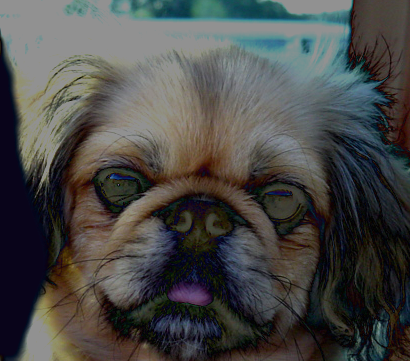
#> input picture dog.bmp, 410 x 361 px
$ python main.py
#> lines starting #> are read from the running program, lines starting #| are printed output that depends on the picture
### utils.py
import cv2
import numpy as np


# Path to image source
path = 'dog.bmp'

# Load image from path
image = cv2.imread(path)
#> image is the input picture: shape (361, 410, 3); mean B, G, R 70.8, 72.5, 72.5
new_image = image.copy()

# Global initializations of brightness and contast
current_brightness = 128
current_contrast = 128

def render_histogram(reference):
    # Split the image into its color channels
    channels = cv2.split(reference)
    colors = ['blue', 'green', 'red']
    channel_colors = [(255, 0, 0), (0, 255, 0), (0, 0, 255)]

    # Create a blank canvas to draw the histogram (might need to change dimensions later?)
    hist_canvas = np.zeros((300, 512, 3), dtype=np.uint8)

    for channel, color in zip(channels, channel_colors):
        # Calculate the histogram for each channel
        hist = cv2.calcHist([channel], [0], None, [256], [0, 256])

        # Normalize the histogram to fit in the canvas height
        cv2.normalize(hist, hist, 0, hist_canvas.shape[0], cv2.NORM_MINMAX)

        # Draw the histogram on the canvas
        for x in range(1, len(hist)):
            cv2.line(
                hist_canvas,
                (int((x - 1) * (512 / len(hist))), 300 - int(hist[x - 1])),
                (int(x * (512 / len(hist))), 300 - int(hist[x])),
                color, 2
            )
#> this loop made 3 passes
#> color on passes 1 to 3: (255, 0, 0), (0, 255, 0), (0, 0, 255)
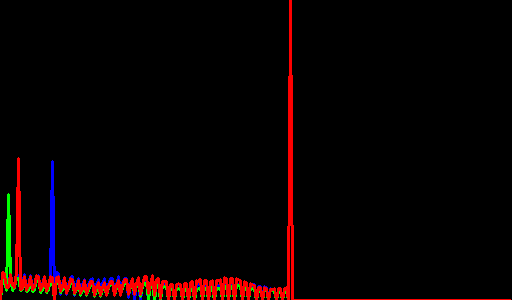
#> hist_canvas: shape (300, 512, 3); mean of channels 0, 1, 2 1.4, 1.4, 9.4; drawn as B, G, R

    return hist_canvas

def update_image():
    global new_image

    # Apply cumulative adjustments for brightness and contrast
    alpha = current_brightness / 128
    beta = current_contrast - 128
    new_image = cv2.convertScaleAbs(image, alpha = alpha, beta = beta)

    # Generate histograms
    image_hist = render_histogram(image)
    modified_hist = render_histogram(new_image)
#> the loop in render_histogram (call 2), `for channel, color in zip(channels, channel_colors):` made 3 passes

    # Resize histograms to match image dimensions
    height, width, _ = image.shape
#> height = 361; width = 410
    resized_image_hist = cv2.resize(image_hist, (width, height))
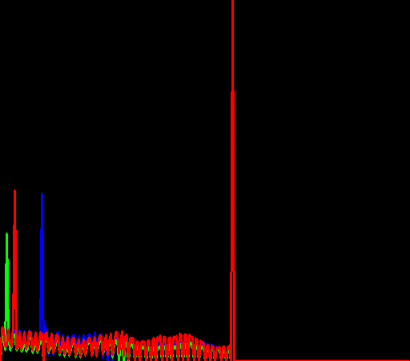
#> resized_image_hist: shape (361, 410, 3); mean of channels 0, 1, 2 1.4, 1.4, 9.4; drawn as B, G, R
    resized_modified_hist = cv2.resize(modified_hist, (width, height))

    # Generate canvas for rendering
    image_stack = np.hstack([image, new_image])
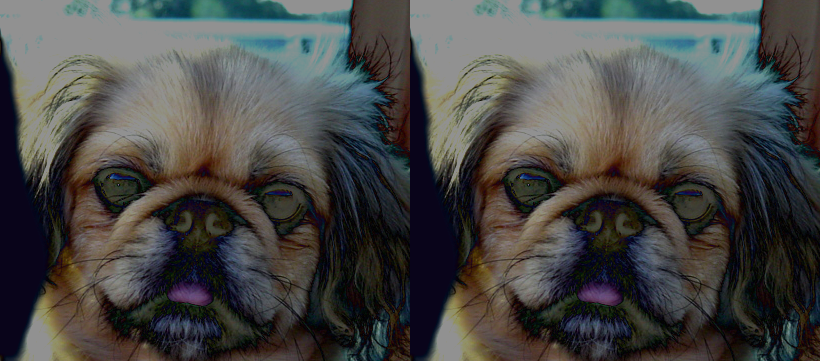
#> image_stack: shape (361, 820, 3); mean B, G, R 70.8, 72.5, 72.5
    hist_stack = np.hstack([resized_image_hist, resized_modified_hist])
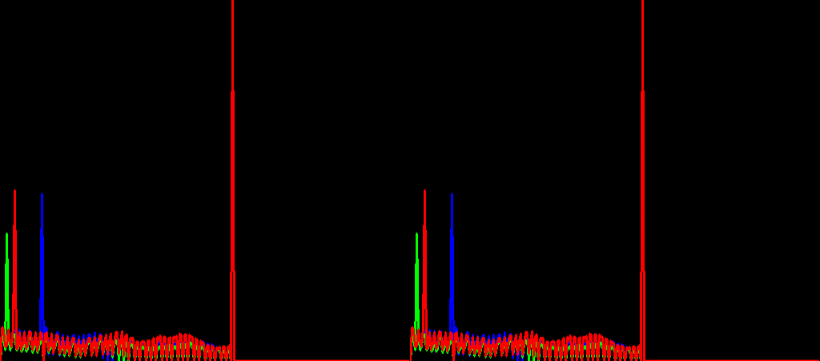
#> hist_stack: shape (361, 820, 3); mean of channels 0, 1, 2 1.4, 1.4, 9.4; drawn as B, G, R
    canvas = np.vstack([image_stack, hist_stack])
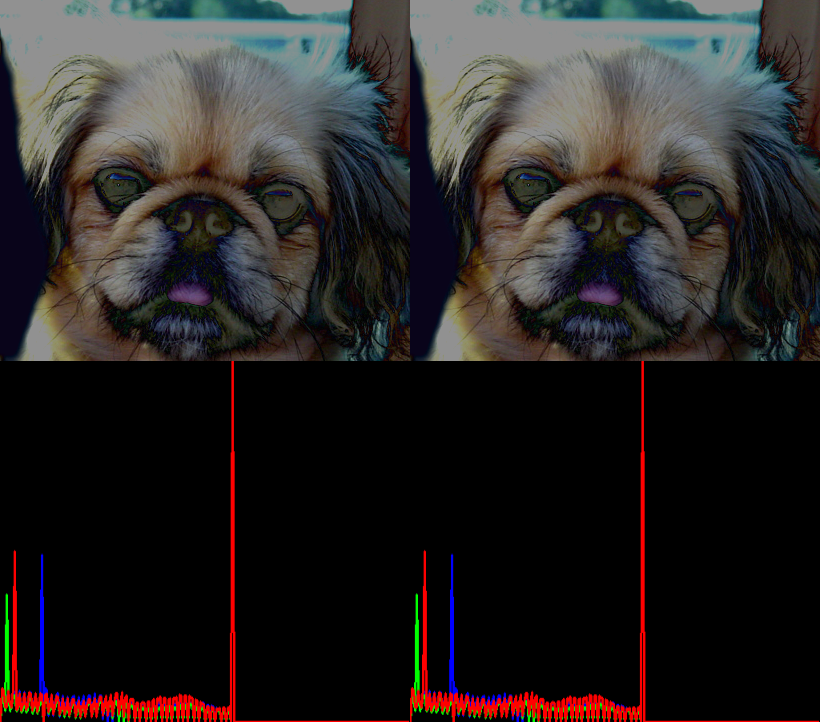
#> canvas: shape (722, 820, 3); mean B, G, R 36.1, 37, 41

    # Display the image with adjusted brightness
    cv2.imshow('Assignment 1 - Lang Towl', canvas)

# [9 lines left out: functions update_brightness, update_contrast, not called in this run]

def render_window():
    # Generate windows for rendering
    cv2.namedWindow('Assignment 1 - Lang Towl', cv2.WINDOW_AUTOSIZE)
    cv2.namedWindow('Controller', cv2.WINDOW_AUTOSIZE)
    cv2.resizeWindow('Controller', 1000, 1000)

    # Render sliders
    cv2.createTrackbar('Brightness', 'Controller', 128, 255, update_brightness)
    cv2.createTrackbar('Contrast', 'Controller', 128, 255, update_contrast)

    # Call update function
    update_image()

    while True:
        # Listen for key press
        key = cv2.waitKey(1) & 0xFF
#> (key q is pressed here)

        if key == ord('s'):
            print('Attempting to Save...\n')

            try:
                cv2.imwrite(path, new_image)
                print("Image saved!\n")
            except Exception as e:
                print(f'Error Saving Image: {e}\n')
        elif key == ord('q'):
            print('Exiting...\n')
            break

    # Terminate windows
    cv2.destroyAllWindows()

### main.py
import os
import cv2
from utils import path, render_window


if __name__ == '__main__':
    print(f"Using cv2 version {cv2.__version__}\n")

    # Ensure path to image exists
    if os.path.exists(path):
        print(f"Path to '{path}' exists.\n")

        print("Press 's' to save image or 'q' to quit.\n")
        # Draw images in window
        render_window()
    else:
        print(f"Path to '{path}' does not exist.\n")
